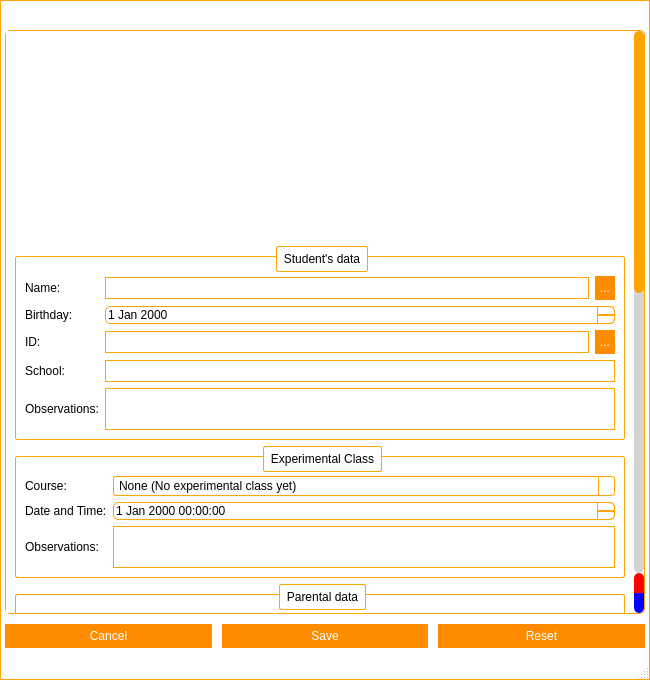
<?xml version="1.0" encoding="UTF-8"?>
<ui version="4.0">
 <class>frmManageStudent</class>
 <widget class="QMainWindow" name="frmManageStudent">
  <property name="windowModality">
   <enum>Qt::ApplicationModal</enum>
  </property>
  <property name="geometry">
   <rect>
    <x>0</x>
    <y>0</y>
    <width>650</width>
    <height>680</height>
   </rect>
  </property>
  <property name="minimumSize">
   <size>
    <width>650</width>
    <height>680</height>
   </size>
  </property>
  <property name="maximumSize">
   <size>
    <width>650</width>
    <height>680</height>
   </size>
  </property>
  <property name="windowTitle">
   <string>Manage Student | SmartClass</string>
  </property>
  <property name="windowIcon">
   <iconset resource="resources.qrc">
    <normaloff>:/images/logos/Logo.png</normaloff>:/images/logos/Logo.png</iconset>
  </property>
  <property name="styleSheet">
   <string notr="true">QWidget#titleBar{
	background-color: #FFF;
	border-top: 1px solid orange;
	border-left: 1px solid orange;
	border-right: 1px solid orange;
	color: #000;
}

QWidget#centralWidget, QStatusBar{
	background-color: #FFF;
	border-left: 1px solid orange;
	border-right: 1px solid orange;
}

QStatusBar{
	border-bottom: 1px solid orange;
}

/*QTabWidget::pane {
    border-top: 1px solid orange;
}*/

QSlider::handle:horizontal {
    background: orange;
}

/* Vertical and horizontal line customization */

QFrame[frameShape=&quot;4&quot;]
{
    color: orange;
}

QFrame[frameShape=&quot;5&quot;]
{
    color: orange;
}

/* QTabWidget elements customization */

QTabWidget::pane {
/*	border-top: 1px solid orange;*/
	background: white;
}

QTabWidget::tab-bar {
    left: 5px;
}

QTabBar::tab {
	background: white;
    min-width: 120px;
    min-height: 20px;
    padding: 2px;
	border-top-left-radius: 5px;
	border-top-right-radius: 5px;
	margin-top: 6px;
}

QTabBar::tab:selected, QTabBar::tab:hover {
	background: white;
	border-top: 1px solid orange;
	border-right: 1px solid orange;
	border-left: 1px solid orange;
}

QTabBar::tab:selected {
	background: white;
	border-top: 2px solid orange;
	border-right: 2px solid orange;
	border-left: 2px solid orange;
}

QTabBar::tab:!selected {
    margin-bottom: 3px;
}

QTabBar QToolButton{
	background-color: white;
	border: none;
	color: black;
}

QTabBar QToolButton::hover{
	background-color: darkorange;
}

QTabBar QToolButton::pressed{
	background-color: orange;
}

QTabBar QToolButton::!enabled{
	background-color: orange;
}

QWidget#tabFile, QWidget#tabManagement, QWidget#tabTools, QWidget#tabHelp, QWidget#tabFileLayout, QWidget#tabManagementLayout, QWidget#tabToolsLayout, QWidget#tabHelpLayout, QWidget#screenManagerLayout{
	background: white;
}

QLineEdit{
	border: 1px solid orange;
	min-height: 20px;
}

QPlainTextEdit{
	border: 1px solid orange;
	min-height: 40px;
}

QPushButton{
	background-color: darkorange;
	border: 5px solid darkorange;
	color: white;
}

QPushButton::hover{
	background-color: orange;
	border: 5px solid orange;
}

QPushButton::pressed{
	background-color: darkorange;
	border: 5px solid darkorange;
}

QPushButton::!enabled{
	background-color: orange;
	border: 5px solid orange;
}

/*
	QScroll Area
*/

QScrollArea{
	border: none;
}

QScrollArea#scrollManager{
	border: 1px solid orange;
	border-radius: 5px;
}

/* QScrollBar Horizontal*/

QScrollBar:horizontal {
    background: lightgray;
    height: 10px;
    margin: 0px 40px 0 0px;
	border-radius: 5px;
}

QScrollBar::handle:horizontal {
    background: orange;
	border-radius: 5px;
    min-width: 20px;
}

QScrollBar::add-line:horizontal {
    background: blue;
    width: 20px;
    subcontrol-position: right;
    subcontrol-origin: margin;
	border-top-right-radius: 5px;
	border-bottom-right-radius: 5px;
}

QScrollBar::sub-line:horizontal {
    background: red;
    width: 20px;
    subcontrol-position: top right;
    subcontrol-origin: margin;
    position: absolute;
    right: 20px;
	border-top-left-radius: 5px;
	border-bottom-left-radius: 5px;
}

QScrollBar::sub-line:horizontal:hover {
    background: darkred;
}

QScrollBar::sub-line:horizontal:pressed {
    background: red;
}

QScrollBar::add-line:horizontal:hover {
    background: darkblue;
}

QScrollBar::add-line:horizontal:pressed {
    background: blue;
}

QScrollBar:left-arrow:horizontal{
	image: url(:/images/scrollbar/slide_left.PNG);
    width: 10px;
    height: 10px;
}

QScrollBar::right-arrow:horizontal {
	image: url(:/images/scrollbar/slide_right.PNG);
    width: 10px;
    height: 10px;
}

QScrollBar::add-page:horizontal, QScrollBar::sub-page:horizontal {
    background: none;
}

/* QScrollBar Vertical*/

QScrollBar:vertical {
    background: lightgray;
    width: 10px;
    margin: 0px 0px 40px 0px;
	border-radius: 5px;
}

QScrollBar::handle:vertical {
    background: orange;
	border-radius: 5px;
    min-width: 20px;
}

QScrollBar::add-line:vertical {
    background: blue;
    height: 20px;
    subcontrol-position: bottom;
    subcontrol-origin: margin;
	border-bottom-right-radius: 5px;
	border-bottom-left-radius: 5px;
}

QScrollBar::sub-line:vertical {
    background: red;
    height: 20px;
    subcontrol-position: bottom right;
    subcontrol-origin: margin;
    position: absolute;
    bottom: 20px;
	border-top-right-radius: 5px;
	border-top-left-radius: 5px;
}

QScrollBar::sub-line:vertical:hover {
    background: darkred;
}

QScrollBar::sub-line:vertical:pressed {
    background: red;
}

QScrollBar::add-line:vertical:hover {
    background: darkblue;
}

QScrollBar::add-line:vertical:pressed {
    background: blue;
}

QScrollBar:up-arrow:vertical{
	image: url(:/images/scrollbar/slide_up.PNG);
	width: 10px;
    height: 10px;
}

 QScrollBar::down-arrow:vertical{
	image: url(:/images/scrollbar/slide_down.PNG);
	width: 10px;
    height: 10px;
}

QScrollBar::add-page:vertical, QScrollBar::sub-page:vertical {
    background: none;
}

/*QComboBox*/

QComboBox {
    border: 1px solid orange;
	background: white;
    border-radius: 3px;
    padding: 1px 18px 1px 3px;
    min-width: 6em;
}

QComboBox:editable {
    background: white;
}

QComboBox:!editable, QComboBox::drop-down:editable {
	background: white;
}

QComboBox:!editable:on, QComboBox::drop-down:editable:on {
    background: white;
}

QComboBox:on {
    padding-top: 3px;
    padding-left: 4px;
}

QComboBox::drop-down {
    subcontrol-origin: padding;
    subcontrol-position: top right;
    width: 15px;

    border-left-width: 1px;
    border-left-color: orange;
    border-left-style: solid;
    border-top-right-radius: 3px;
    border-bottom-right-radius: 3px;
}

QComboBox::drop-down:hover {
    background: orange;
}

QComboBox::down-arrow {
    image: url(&quot;:/images/buttons/Down_Arrow.PNG&quot;);
	width: 10px;
	height: 10px;
}

QComboBox::down-arrow:on {
    top: 1px;
    left: 1px;
}

QComboBox QAbstractItemView {
    border: 1px solid orange;
    selection-background-color: orange;
    border-top-right-radius: 3px;
    border-bottom-right-radius: 3px;
}

QComboBox QAbstractItemView:hover {
	color: orange;
}

/*
 * QToolButton
 */

QToolButton {
	background: transparent;
	border: 1px solid transparent;
	color: black;
}

QToolButton::hover {
	background: darkorange;
	border: 1px solid darkorange;
	color: white;
}

QToolButton::pressed {
	background: orange;
	border: 1px solid orange;
	color: white;
}

/* QSpinBox  QDateEdit*/

QSpinBox, QDoubleSpinBox, QDateEdit, QDateTimeEdit {
	border: 1px solid orange;
	background: white;
    padding-right: 15px; /* make room for the arrows */
	border-radius: 5px;
}

QSpinBox::up-button:disabled,  QSpinBox::up-button:off,
QSpinBox::down-button:disabled,  QSpinBox::down-button:off,
QDoubleSpinBox::up-button:disabled,  QDoubleSpinBox::up-button:off,
QDoubleSpinBox::down-button:disabled,  QDoubleSpinBox::down-button:off,
QDateEdit::up-button:disabled,  QDateEdit::up-button:off,
QDateEdit::down-button:disabled,  QDateEdit::down-button:off,
QDateTimeEdit::up-button:disabled,  QDateTimeEdit::up-button:off,
QDateTimeEdit::down-button:disabled,  QDateTimeEdit::down-button:off{
	background: orange;
}

QSpinBox::up-button, QDoubleSpinBox::up-button, QDateEdit::up-button, QDateTimeEdit::up-button {
    subcontrol-origin: border;
    subcontrol-position: top right;

    width: 16px;
	border: 1px solid orange;
	border-top-right-radius: 5px;
}

QSpinBox::up-button:hover, QDoubleSpinBox::up-button:hover, QDateEdit::up-button:hover, QDateTimeEdit::up-button:hover {
	background: darkorange;
}

QSpinBox::up-button:pressed, QDoubleSpinBox::up-button:pressed, QDateEdit::up-button:pressed, QDateTimeEdit::up-button:pressed {
	background: orange;
}

QSpinBox::up-arrow, QDoubleSpinBox::up-arrow, QDateEdit::up-arrow, QDateTimeEdit::up-arrow {
    border-image: url(:/images/buttons/Up_Arrow.PNG) 1;
    width: 7px;
    height: 7px;
}

QSpinBox::up-arrow:disabled,
QSpinBox::up-arrow:off,
QDoubleSpinBox::up-arrow:disabled,
QDoubleSpinBox::up-arrow:off,
QDateEdit::up-arrow:disabled,
QDateEdit::up-arrow:off,
QDateTimeEdit::up-arrow:disabled,
QDateTimeEdit::up-arrow:off {
   background: transparent;
}

QSpinBox::down-button,
QDoubleSpinBox::down-button,
QDateEdit::down-button,
QDateTimeEdit::down-button {
    subcontrol-origin: border;
    subcontrol-position: bottom right;

    width: 16px;
	border: 1px solid orange;
	border-bottom-right-radius: 5px;
}

QSpinBox::down-button:hover,
QDoubleSpinBox::down-button:hover,
QDateEdit::down-button:hover,
QDateTimeEdit::down-button:hover {
	background: darkorange;
}

QSpinBox::down-button:pressed,
QDoubleSpinBox::down-button:pressed,
QDateEdit::down-button:pressed,
QDateTimeEdit::down-button:pressed {
	background: orange;
}

QSpinBox::down-arrow,
QDoubleSpinBox::down-arrow,
QDateEdit::down-arrow,
QDateTimeEdit::down-arrow {
    border-image: url(:/images/buttons/Down_Arrow.PNG) 1;
    width: 7px;
    height: 7px;
}

QSpinBox::down-arrow:disabled,
QSpinBox::down-arrow:off,
QDoubleSpinBox::down-arrow:disabled,
QDoubleSpinBox::down-arrow:off,
QDateEdit::down-arrow:disabled,
QDateEdit::down-arrow:off,
QDateTimeEdit::down-arrow:disabled,
QDateTimeEdit::down-arrow:off {
   background: transparent;
}

/*QCheckBox*/

QCheckBox {
    spacing: 5px;
}

QCheckBox::indicator {
    width: 13px;
    height: 13px;
}

QCheckBox::indicator:unchecked {
    border: 1px solid orange;
}

QCheckBox::indicator:unchecked:hover {
    border: 2px solid darkorange;
}

QCheckBox::indicator:unchecked:pressed {
    border: 2px solid orange;
}

QCheckBox::indicator:checked {
    border: 1px solid orange;
	image: url(:/images/buttons/Close.PNG);
}

QCheckBox::indicator:checked:hover {
    border: 2px solid darkorange;
	image: url(:/images/buttons/Close.PNG);
}

QCheckBox::indicator:checked:pressed {
    border: 2px solid orange;
	image: url(:/images/buttons/Close.PNG);
}

QCheckBox::indicator:indeterminate:hover {
    border: 2px solid darkorange;
}

QCheckBox::indicator:indeterminate:pressed {
    border: 2px solid orange;
}

/*
 * QTableWidget
 */

QTableWidget{
	border: 1px solid orange;
}

/*
 * QGroupBox
 */

QGroupBox {
    border: 1px solid orange;
    border-radius: 2px;
    margin-top: 10px;
    padding-top: 10px;
}

QGroupBox::title {
    subcontrol-origin: margin;
    subcontrol-position: top middle; /* position at the top center */
    padding: 5px;
    background-color: white;
	border: 1px solid orange;
	border-radius: 2px;
}

/*
 * QListWidget
 */

QListWidget {
    border: 1px solid orange;
}</string>
  </property>
  <widget class="QWidget" name="centralWidget">
   <layout class="QGridLayout" name="gridLayout_2">
    <property name="leftMargin">
     <number>0</number>
    </property>
    <property name="topMargin">
     <number>0</number>
    </property>
    <property name="rightMargin">
     <number>0</number>
    </property>
    <property name="bottomMargin">
     <number>0</number>
    </property>
    <property name="spacing">
     <number>0</number>
    </property>
    <item row="0" column="0">
     <widget class="TitleBar" name="titleBar" native="true">
      <property name="minimumSize">
       <size>
        <width>0</width>
        <height>30</height>
       </size>
      </property>
      <property name="maximumSize">
       <size>
        <width>16777215</width>
        <height>30</height>
       </size>
      </property>
     </widget>
    </item>
    <item row="1" column="0">
     <layout class="QGridLayout" name="gridLayout">
      <property name="leftMargin">
       <number>5</number>
      </property>
      <property name="rightMargin">
       <number>5</number>
      </property>
      <property name="bottomMargin">
       <number>10</number>
      </property>
      <property name="horizontalSpacing">
       <number>0</number>
      </property>
      <property name="verticalSpacing">
       <number>10</number>
      </property>
      <item row="1" column="0">
       <layout class="QHBoxLayout" name="horizontalLayout_2">
        <property name="spacing">
         <number>10</number>
        </property>
        <item>
         <widget class="QPushButton" name="btCancel">
          <property name="text">
           <string>Cancel</string>
          </property>
         </widget>
        </item>
        <item>
         <widget class="QPushButton" name="btSave">
          <property name="text">
           <string>Save</string>
          </property>
         </widget>
        </item>
        <item>
         <widget class="QPushButton" name="btReset">
          <property name="text">
           <string>Reset</string>
          </property>
         </widget>
        </item>
       </layout>
      </item>
      <item row="0" column="0">
       <widget class="QScrollArea" name="scrollManager">
        <property name="verticalScrollBarPolicy">
         <enum>Qt::ScrollBarAlwaysOn</enum>
        </property>
        <property name="horizontalScrollBarPolicy">
         <enum>Qt::ScrollBarAlwaysOff</enum>
        </property>
        <property name="widgetResizable">
         <bool>true</bool>
        </property>
        <widget class="QWidget" name="screenManagerLayout">
         <property name="geometry">
          <rect>
           <x>0</x>
           <y>0</y>
           <width>628</width>
           <height>1194</height>
          </rect>
         </property>
         <layout class="QGridLayout" name="gridLayout_3">
          <item row="1" column="0">
           <widget class="QGroupBox" name="grpStudentData">
            <property name="title">
             <string>Student's data</string>
            </property>
            <layout class="QGridLayout" name="gridLayout_4">
             <item row="2" column="2">
              <widget class="QLineEdit" name="edtStudentID"/>
             </item>
             <item row="0" column="0">
              <widget class="QLabel" name="lblStudentName">
               <property name="text">
                <string>Name:</string>
               </property>
              </widget>
             </item>
             <item row="1" column="0">
              <widget class="QLabel" name="lblStudentBirthday">
               <property name="text">
                <string>Birthday:</string>
               </property>
              </widget>
             </item>
             <item row="2" column="0">
              <widget class="QLabel" name="lblStudentID">
               <property name="text">
                <string>ID:</string>
               </property>
              </widget>
             </item>
             <item row="3" column="0">
              <widget class="QLabel" name="lblStudentSchool">
               <property name="text">
                <string>School:</string>
               </property>
              </widget>
             </item>
             <item row="1" column="2" colspan="2">
              <widget class="QDateEdit" name="edtStudentBirthday">
               <property name="calendarPopup">
                <bool>false</bool>
               </property>
              </widget>
             </item>
             <item row="3" column="2" colspan="2">
              <widget class="QLineEdit" name="edtStudentSchool"/>
             </item>
             <item row="4" column="0">
              <widget class="QLabel" name="lblStudentObservations">
               <property name="text">
                <string>Observations:</string>
               </property>
              </widget>
             </item>
             <item row="4" column="2" colspan="2">
              <widget class="QPlainTextEdit" name="edtStudentObservations"/>
             </item>
             <item row="2" column="3">
              <widget class="QPushButton" name="btStudentIDPicture">
               <property name="text">
                <string>...</string>
               </property>
              </widget>
             </item>
             <item row="0" column="2">
              <widget class="QLineEdit" name="edtStudentName"/>
             </item>
             <item row="0" column="3">
              <widget class="QPushButton" name="btStudentPicture">
               <property name="toolTip">
                <string>Loads a picture of the current student</string>
               </property>
               <property name="text">
                <string>...</string>
               </property>
              </widget>
             </item>
            </layout>
           </widget>
          </item>
          <item row="3" column="0">
           <widget class="QGroupBox" name="grpParentalData">
            <property name="title">
             <string>Parental data</string>
            </property>
            <layout class="QGridLayout" name="gridLayout_5">
             <item row="8" column="0">
              <widget class="QLabel" name="lblParentIndication">
               <property name="enabled">
                <bool>true</bool>
               </property>
               <property name="text">
                <string>How have you met us?</string>
               </property>
              </widget>
             </item>
             <item row="6" column="0">
              <widget class="QLabel" name="lblParentCPG">
               <property name="enabled">
                <bool>true</bool>
               </property>
               <property name="text">
                <string>CPG:</string>
               </property>
              </widget>
             </item>
             <item row="0" column="0">
              <widget class="QLabel" name="lblParentName">
               <property name="enabled">
                <bool>true</bool>
               </property>
               <property name="text">
                <string>Name:</string>
               </property>
              </widget>
             </item>
             <item row="3" column="0">
              <widget class="QLabel" name="lblParentMobile">
               <property name="enabled">
                <bool>true</bool>
               </property>
               <property name="text">
                <string>Mobile phone number:</string>
               </property>
              </widget>
             </item>
             <item row="1" column="0">
              <widget class="QLabel" name="lblParentPhone">
               <property name="enabled">
                <bool>true</bool>
               </property>
               <property name="text">
                <string>Phone number:</string>
               </property>
              </widget>
             </item>
             <item row="5" column="0">
              <widget class="QLabel" name="lblParentID">
               <property name="enabled">
                <bool>true</bool>
               </property>
               <property name="text">
                <string>ID:</string>
               </property>
              </widget>
             </item>
             <item row="3" column="1">
              <widget class="QComboBox" name="cbParentMobileOperator">
               <property name="enabled">
                <bool>true</bool>
               </property>
               <property name="editable">
                <bool>true</bool>
               </property>
               <item>
                <property name="text">
                 <string>Algar Telecom</string>
                </property>
               </item>
               <item>
                <property name="text">
                 <string>Claro</string>
                </property>
               </item>
               <item>
                <property name="text">
                 <string>Correios Celular</string>
                </property>
               </item>
               <item>
                <property name="text">
                 <string>Nextel</string>
                </property>
               </item>
               <item>
                <property name="text">
                 <string>Oi</string>
                </property>
               </item>
               <item>
                <property name="text">
                 <string>Porto Seguro Conecta</string>
                </property>
               </item>
               <item>
                <property name="text">
                 <string>Sarcomtel</string>
                </property>
               </item>
               <item>
                <property name="text">
                 <string>TIM</string>
                </property>
               </item>
               <item>
                <property name="text">
                 <string>Veek</string>
                </property>
               </item>
               <item>
                <property name="text">
                 <string>Vivo</string>
                </property>
               </item>
              </widget>
             </item>
             <item row="5" column="1" colspan="2">
              <widget class="QLineEdit" name="edtParentID">
               <property name="enabled">
                <bool>true</bool>
               </property>
              </widget>
             </item>
             <item row="6" column="1" colspan="2">
              <widget class="QLineEdit" name="edtParentCPG">
               <property name="enabled">
                <bool>true</bool>
               </property>
              </widget>
             </item>
             <item row="1" column="1" colspan="3">
              <widget class="QLineEdit" name="edtParentPhone">
               <property name="enabled">
                <bool>true</bool>
               </property>
              </widget>
             </item>
             <item row="3" column="2" colspan="2">
              <widget class="QLineEdit" name="edtParentMobile">
               <property name="enabled">
                <bool>true</bool>
               </property>
              </widget>
             </item>
             <item row="8" column="1" colspan="3">
              <widget class="QComboBox" name="cbParentIndication">
               <property name="enabled">
                <bool>true</bool>
               </property>
               <property name="editable">
                <bool>true</bool>
               </property>
               <item>
                <property name="text">
                 <string>Online advertisements</string>
                </property>
               </item>
               <item>
                <property name="text">
                 <string>Friend/Acquaintance indication</string>
                </property>
               </item>
              </widget>
             </item>
             <item row="4" column="0">
              <widget class="QLabel" name="lblParentEmail">
               <property name="enabled">
                <bool>true</bool>
               </property>
               <property name="text">
                <string>Email:</string>
               </property>
              </widget>
             </item>
             <item row="4" column="1" colspan="3">
              <widget class="QLineEdit" name="edtParentEmail">
               <property name="enabled">
                <bool>true</bool>
               </property>
              </widget>
             </item>
             <item row="5" column="3">
              <widget class="QPushButton" name="btParentIDPicture">
               <property name="enabled">
                <bool>true</bool>
               </property>
               <property name="text">
                <string>...</string>
               </property>
              </widget>
             </item>
             <item row="6" column="3">
              <widget class="QPushButton" name="btParentCPGPicture">
               <property name="enabled">
                <bool>true</bool>
               </property>
               <property name="text">
                <string>...</string>
               </property>
              </widget>
             </item>
             <item row="0" column="1" colspan="3">
              <widget class="QComboBox" name="edtParentName">
               <property name="editable">
                <bool>true</bool>
               </property>
              </widget>
             </item>
            </layout>
           </widget>
          </item>
          <item row="5" column="0">
           <widget class="QGroupBox" name="grpRegistrationData">
            <property name="title">
             <string>Registration</string>
            </property>
            <layout class="QGridLayout" name="gridLayout_7">
             <item row="2" column="0" colspan="4">
              <widget class="QLabel" name="lblDescriptionOfCourse">
               <property name="enabled">
                <bool>true</bool>
               </property>
               <property name="text">
                <string>Short description</string>
               </property>
               <property name="alignment">
                <set>Qt::AlignCenter</set>
               </property>
              </widget>
             </item>
             <item row="0" column="3">
              <widget class="QPushButton" name="btRemoveCourse">
               <property name="enabled">
                <bool>false</bool>
               </property>
               <property name="toolTip">
                <string>Removes the student of the course selected from the list</string>
               </property>
               <property name="text">
                <string>-</string>
               </property>
              </widget>
             </item>
             <item row="3" column="0">
              <widget class="QLabel" name="lblRegistrationAddress">
               <property name="enabled">
                <bool>false</bool>
               </property>
               <property name="text">
                <string>Complete address:</string>
               </property>
              </widget>
             </item>
             <item row="0" column="1">
              <widget class="QComboBox" name="cbRegistrationCourse">
               <property name="enabled">
                <bool>true</bool>
               </property>
               <property name="minimumSize">
                <size>
                 <width>101</width>
                 <height>0</height>
                </size>
               </property>
               <property name="sizeAdjustPolicy">
                <enum>QComboBox::AdjustToContents</enum>
               </property>
               <item>
                <property name="text">
                 <string>None (not registered)</string>
                </property>
               </item>
              </widget>
             </item>
             <item row="1" column="1" colspan="3">
              <widget class="QListWidget" name="listCourses">
               <property name="enabled">
                <bool>true</bool>
               </property>
               <property name="minimumSize">
                <size>
                 <width>0</width>
                 <height>60</height>
                </size>
               </property>
              </widget>
             </item>
             <item row="0" column="2">
              <widget class="QPushButton" name="btAddCourse">
               <property name="enabled">
                <bool>true</bool>
               </property>
               <property name="toolTip">
                <string>Adds this student to the selected course</string>
               </property>
               <property name="text">
                <string>+</string>
               </property>
              </widget>
             </item>
             <item row="3" column="3">
              <widget class="QPushButton" name="btStudentAddressConfirmationPicture">
               <property name="enabled">
                <bool>false</bool>
               </property>
               <property name="text">
                <string>...</string>
               </property>
              </widget>
             </item>
             <item row="3" column="1" colspan="2">
              <widget class="QLineEdit" name="edtRegistrationAddress">
               <property name="enabled">
                <bool>false</bool>
               </property>
              </widget>
             </item>
             <item row="0" column="0">
              <widget class="QLabel" name="lblRegitrationCourse">
               <property name="enabled">
                <bool>true</bool>
               </property>
               <property name="text">
                <string>Course:</string>
               </property>
              </widget>
             </item>
            </layout>
           </widget>
          </item>
          <item row="0" column="0">
           <layout class="QHBoxLayout" name="studentImageArea">
            <item>
             <spacer name="horizontalSpacer">
              <property name="orientation">
               <enum>Qt::Horizontal</enum>
              </property>
              <property name="sizeHint" stdset="0">
               <size>
                <width>40</width>
                <height>20</height>
               </size>
              </property>
             </spacer>
            </item>
            <item>
             <widget class="QLabel" name="lblStudentImage">
              <property name="minimumSize">
               <size>
                <width>200</width>
                <height>200</height>
               </size>
              </property>
              <property name="maximumSize">
               <size>
                <width>200</width>
                <height>200</height>
               </size>
              </property>
              <property name="text">
               <string/>
              </property>
              <property name="pixmap">
               <pixmap resource="resources.qrc">:/images/buttons/Parent.PNG</pixmap>
              </property>
              <property name="scaledContents">
               <bool>true</bool>
              </property>
             </widget>
            </item>
            <item>
             <spacer name="horizontalSpacer_2">
              <property name="orientation">
               <enum>Qt::Horizontal</enum>
              </property>
              <property name="sizeHint" stdset="0">
               <size>
                <width>40</width>
                <height>20</height>
               </size>
              </property>
             </spacer>
            </item>
           </layout>
          </item>
          <item row="2" column="0">
           <widget class="QGroupBox" name="grpExperimentalClass">
            <property name="title">
             <string>Experimental Class</string>
            </property>
            <layout class="QGridLayout" name="gridLayout_8">
             <item row="0" column="1">
              <widget class="QComboBox" name="cbExperimentalClassCourse">
               <property name="editable">
                <bool>true</bool>
               </property>
               <property name="sizeAdjustPolicy">
                <enum>QComboBox::AdjustToContents</enum>
               </property>
               <item>
                <property name="text">
                 <string>None (No experimental class yet)</string>
                </property>
               </item>
              </widget>
             </item>
             <item row="2" column="0">
              <widget class="QLabel" name="lblExperimentalClassObservations">
               <property name="text">
                <string>Observations:</string>
               </property>
              </widget>
             </item>
             <item row="2" column="1">
              <widget class="QPlainTextEdit" name="edtExperimentalClassObservations"/>
             </item>
             <item row="0" column="0">
              <widget class="QLabel" name="lblExperimentalClassCourse">
               <property name="text">
                <string>Course:</string>
               </property>
              </widget>
             </item>
             <item row="1" column="0">
              <widget class="QLabel" name="lblExperimentalClassDate">
               <property name="text">
                <string>Date and Time:</string>
               </property>
              </widget>
             </item>
             <item row="1" column="1">
              <widget class="QDateTimeEdit" name="edtExperimentalClassDateTime"/>
             </item>
            </layout>
           </widget>
          </item>
          <item row="6" column="0">
           <widget class="QGroupBox" name="grpPaymentData">
            <property name="enabled">
             <bool>false</bool>
            </property>
            <property name="title">
             <string>Payment options</string>
            </property>
            <layout class="QGridLayout" name="gridLayout_6">
             <item row="4" column="0">
              <widget class="QLabel" name="lblPaymentBeginningDate">
               <property name="text">
                <string>First installment:</string>
               </property>
              </widget>
             </item>
             <item row="5" column="0">
              <widget class="QLabel" name="lblPaymentInstallments">
               <property name="text">
                <string>Installments:</string>
               </property>
              </widget>
             </item>
             <item row="2" column="1" colspan="2">
              <widget class="QDoubleSpinBox" name="sbPaymentCost">
               <property name="readOnly">
                <bool>true</bool>
               </property>
               <property name="maximum">
                <double>1000000000000000078291540404596243842305360299886116864.000000000000000</double>
               </property>
              </widget>
             </item>
             <item row="3" column="1" colspan="2">
              <widget class="QSpinBox" name="sbDiscount">
               <property name="maximum">
                <number>100</number>
               </property>
              </widget>
             </item>
             <item row="3" column="0">
              <widget class="QLabel" name="lblDiscount">
               <property name="text">
                <string>Discount (percentage):</string>
               </property>
              </widget>
             </item>
             <item row="2" column="0">
              <widget class="QLabel" name="lblPaymentCost">
               <property name="text">
                <string>Price:</string>
               </property>
              </widget>
             </item>
             <item row="6" column="0" colspan="3">
              <widget class="QLabel" name="lblPaymentDetails">
               <property name="text">
                <string>You have choosen %1 installments of $ %2 . After the discount, each installment is going to cost $ %3 .</string>
               </property>
               <property name="alignment">
                <set>Qt::AlignCenter</set>
               </property>
              </widget>
             </item>
             <item row="5" column="1" colspan="2">
              <widget class="QSpinBox" name="sbInstallments">
               <property name="minimum">
                <number>1</number>
               </property>
               <property name="maximum">
                <number>100</number>
               </property>
               <property name="value">
                <number>1</number>
               </property>
              </widget>
             </item>
             <item row="0" column="0">
              <widget class="QLabel" name="lblPaymentCourse">
               <property name="text">
                <string>Course:</string>
               </property>
              </widget>
             </item>
             <item row="4" column="1" colspan="2">
              <widget class="QDateEdit" name="edtPaymentFirstInstallment"/>
             </item>
             <item row="0" column="1">
              <widget class="QListWidget" name="listPaymentCourses">
               <property name="minimumSize">
                <size>
                 <width>0</width>
                 <height>60</height>
                </size>
               </property>
              </widget>
             </item>
            </layout>
           </widget>
          </item>
         </layout>
        </widget>
       </widget>
      </item>
     </layout>
    </item>
   </layout>
  </widget>
  <widget class="QStatusBar" name="statusBar"/>
 </widget>
 <customwidgets>
  <customwidget>
   <class>TitleBar</class>
   <extends>QWidget</extends>
   <header>titlebar.h</header>
   <container>1</container>
  </customwidget>
 </customwidgets>
 <tabstops>
  <tabstop>edtStudentName</tabstop>
  <tabstop>btStudentPicture</tabstop>
  <tabstop>edtStudentBirthday</tabstop>
  <tabstop>edtStudentID</tabstop>
  <tabstop>btStudentIDPicture</tabstop>
  <tabstop>edtStudentSchool</tabstop>
  <tabstop>edtStudentObservations</tabstop>
  <tabstop>cbExperimentalClassCourse</tabstop>
  <tabstop>edtExperimentalClassDateTime</tabstop>
  <tabstop>edtExperimentalClassObservations</tabstop>
  <tabstop>edtParentPhone</tabstop>
  <tabstop>cbParentMobileOperator</tabstop>
  <tabstop>edtParentMobile</tabstop>
  <tabstop>edtParentEmail</tabstop>
  <tabstop>edtParentID</tabstop>
  <tabstop>btParentIDPicture</tabstop>
  <tabstop>edtParentCPG</tabstop>
  <tabstop>btParentCPGPicture</tabstop>
  <tabstop>cbParentIndication</tabstop>
  <tabstop>cbRegistrationCourse</tabstop>
  <tabstop>btAddCourse</tabstop>
  <tabstop>btRemoveCourse</tabstop>
  <tabstop>listCourses</tabstop>
  <tabstop>edtRegistrationAddress</tabstop>
  <tabstop>btStudentAddressConfirmationPicture</tabstop>
  <tabstop>listPaymentCourses</tabstop>
  <tabstop>sbPaymentCost</tabstop>
  <tabstop>sbDiscount</tabstop>
  <tabstop>sbInstallments</tabstop>
  <tabstop>btSave</tabstop>
  <tabstop>btReset</tabstop>
  <tabstop>btCancel</tabstop>
  <tabstop>scrollManager</tabstop>
 </tabstops>
 <resources>
  <include location="resources.qrc"/>
 </resources>
 <connections/>
</ui>
